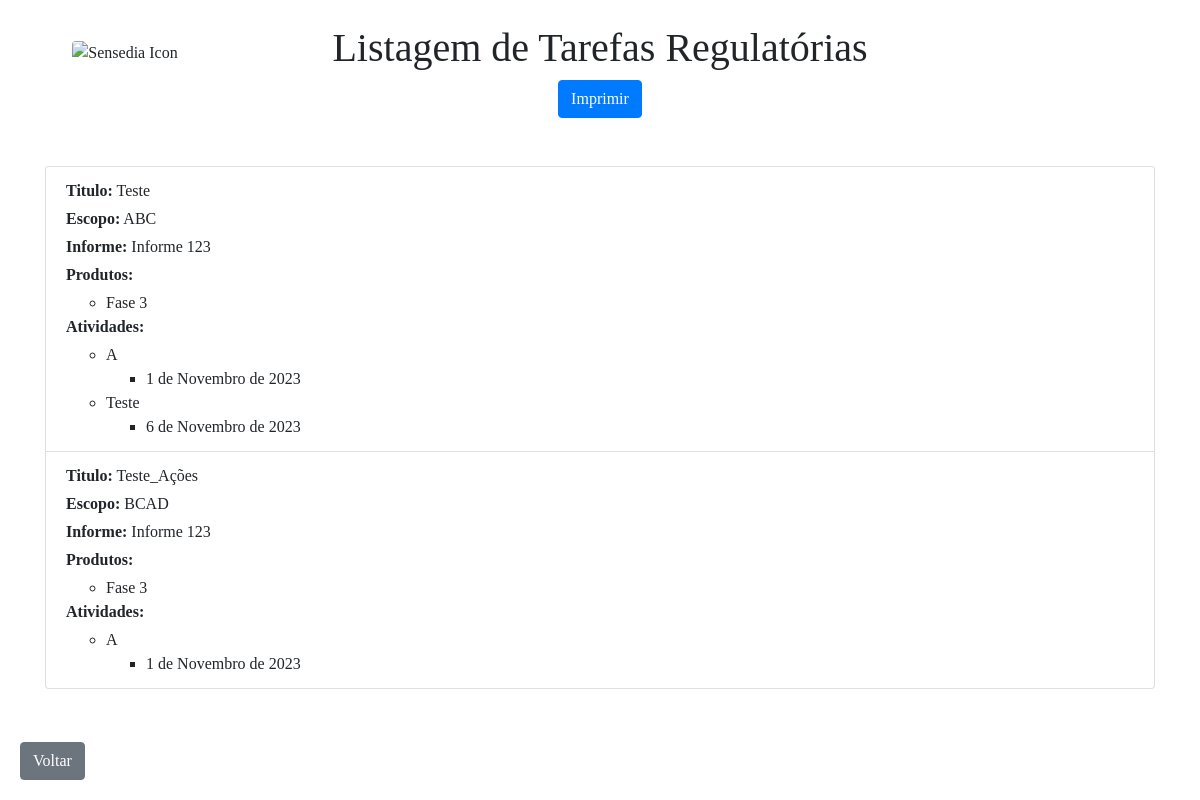
The page /tarefas/ on the database as committed earlier.
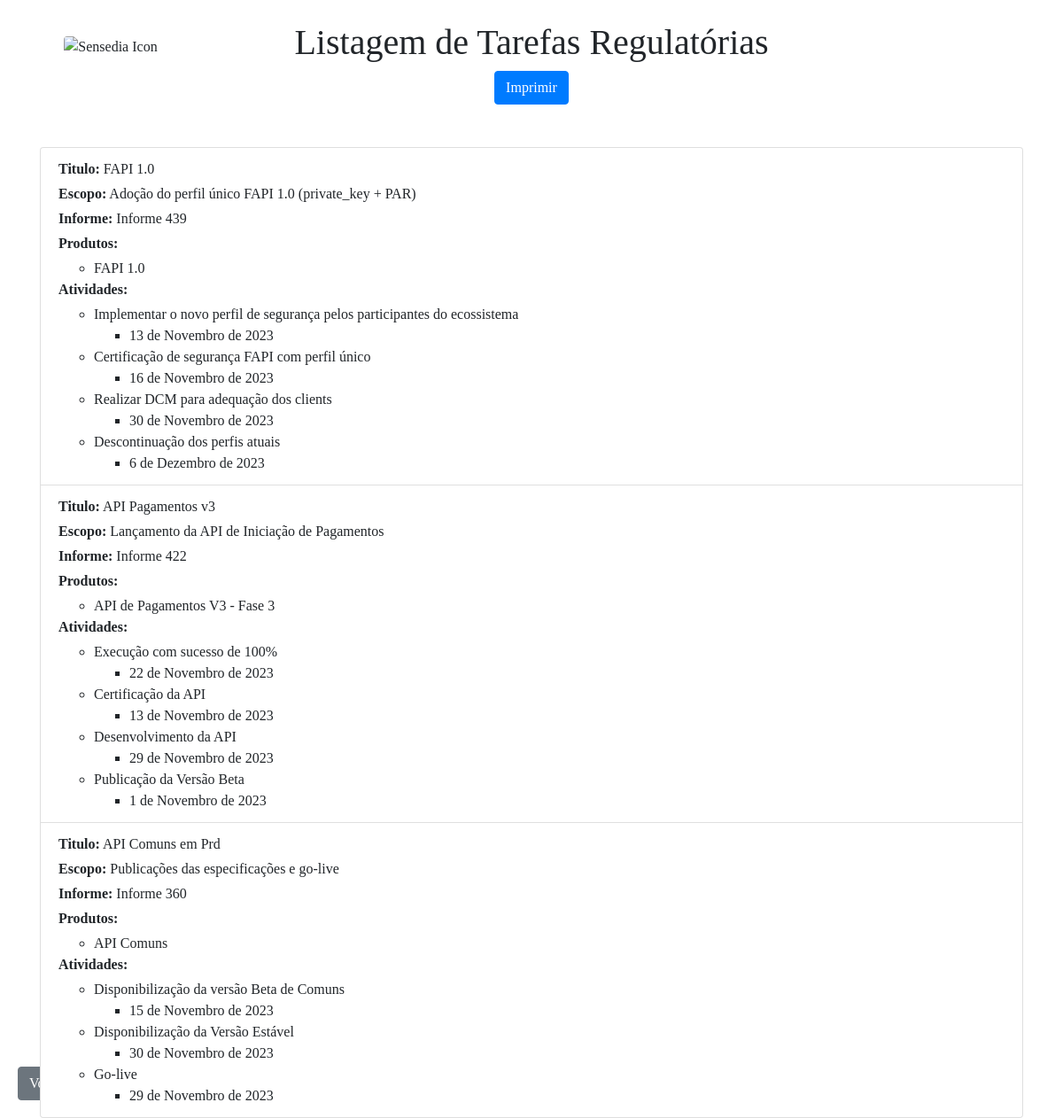
The same page on the database as committed later.
### app_datas_regulatorias/models.py (models this page shows, shortened)
class TarefaRegulatoria(models.Model):
    titulo = models.CharField(max_length=25, null=False, blank=False, default=" ")
    escopo = models.CharField(max_length=500, null=False, blank=False, default=" ")
    atividade = models.ManyToManyField(Atividade)
    produto = models.ManyToManyField(Produto)
    informe = models.ForeignKey(Informe, on_delete=models.PROTECT)
    class Meta:
        verbose_name = "Tarefa Regulatoria"
        verbose_name_plural = "Tarefa Regulatorias"

class Informe(models.Model):
    numero = models.CharField(max_length=100, null=False, blank=False)
    link = models.CharField(max_length=200, null=False, blank=False)
    class Meta:
        verbose_name = "Informe"
        verbose_name_plural = "Informes"
    def __str__(self):
        nome = f"Informe {self.numero}"
        return nome

class Produto(models.Model):
    TIPO_CHOICES = (
        ("API", "API"),
        ("Cert", "Certificados"),
        ("Other", "Outro")
    )
    nome = models.CharField(max_length=100, null=False, blank=False)
    tipo = models.CharField(max_length=15, choices=TIPO_CHOICES, blank=False, null=False)
    class Meta:
        verbose_name = "Produto"
        verbose_name_plural = "Produtos"

class Atividade(models.Model):
    descricao = models.CharField(max_length=100, null=False, blank=False)
    data_entrega = models.DateField()
    progresso_atual = models.DecimalField(max_digits=5, decimal_places=2, default=0.00)
    progresso_necessario = models.DecimalField(max_digits=5, decimal_places=2, default=100.00)
    class Meta:
        verbose_name = "Atividade"
        verbose_name_plural = "Atividades"

### app_datas_regulatorias/views.py (the view)
# urls.py: path('tarefas/', views.tarefas_list, name='tarefas_list'),
def tarefas_list(request):
    tarefas = TarefaRegulatoria.objects.all()
    return render(request, 'tarefas_list.html', {'tarefas': tarefas})

### app_datas_regulatorias/templates/tarefas_list.html (shortened to what this page needs)
<!DOCTYPE html>
<html>
<head>
    <link rel="stylesheet" href="https://cdn.jsdelivr.net/npm/bootstrap@4.4.1/dist/css/bootstrap.min.css">
</head>
    <body>
    <header class="text-black text-center py-4">
        <div class="container">
            <div class="row align-items-center">
                <div class="col-2">
                    <img src="https://theme.zdassets.com/theme_assets/529901/b5e37ac6660d0e2d04883eddc3ba28211eb49335.png" alt="Sensedia Icon" class="rounded" style="width: 100px; height: auto;">
                </div>
                <div class="col-8">
                    <h1 class="display-6" >Listagem de Tarefas Regulatórias</h1>
                </div>
            </div>
            <button id="printButton" class="btn btn-primary"> Imprimir </button>
        </div>
    </header>
    <a href="/" class="btn btn-secondary back-button">Voltar</a>
    <div class="container mt-4">
        <ul class="list-group">
            {% for tarefa in tarefas %}
                <li class="list-group-item">
                    <p class="mb-1"><strong>Titulo:</strong> {{ tarefa.titulo }}</p>
                    <p class="mb-1"><strong>Escopo:</strong> {{ tarefa.escopo }}</p>
                    <p class="mb-1"><strong>Informe:</strong> {{ tarefa.informe }}</p>
                    <p class="mb-1"><strong>Produtos:</strong></p>
                    <ul>
                        {% for produto in tarefa.produto.all %}
                            <li>{{ produto.nome }}</li>
                        {% endfor %}
                    </ul>
                    <p class="mb-1"><strong>Atividades:</strong></p>
                    <ul>
                        {% for atividade in tarefa.atividade.all %}
                            <li>{{ atividade.descricao }}</li>
                            <ul class="square">
                                <li>{{ atividade.data_entrega }}</li>
                            </ul>
                        {% endfor %}
                    </ul>
                </li>
            {% endfor %}
        </ul>
    </div>
</body>
</html>

Rows that differ between the two databases and show on the page:
removed TarefaRegulatoria: titulo "Teste", escopo "ABC", informe "Informe 123", Produto (nome "Fase 3"), Atividade (descricao "A", data_entrega "1 de Novembro de 2023")
removed Atividade: descricao "Teste", data_entrega "6 de Novembro de 2023", shown under TarefaRegulatoria "Teste"
removed TarefaRegulatoria: titulo "Teste_Ações", escopo "BCAD", informe "Informe 123", Produto (nome "Fase 3"), Atividade (descricao "A", data_entrega "1 de Novembro de 2023")
added TarefaRegulatoria: titulo "FAPI 1.0", escopo "Adoção do perfil único FAPI 1.0 (private_key + PAR)", informe "Informe 439"
added Produto: nome "FAPI 1.0", shown under TarefaRegulatoria "FAPI 1.0"
added Atividade: descricao "Implementar o novo perfil de segurança pelos participantes do ecossistema", data_entrega "13 de Novembro de 2023", shown under TarefaRegulatoria "FAPI 1.0"
added Atividade: descricao "Certificação de segurança FAPI com perfil único", data_entrega "16 de Novembro de 2023", shown under TarefaRegulatoria "FAPI 1.0"
added Atividade: descricao "Realizar DCM para adequação dos clients", data_entrega "30 de Novembro de 2023", shown under TarefaRegulatoria "FAPI 1.0"
added Atividade: descricao "Descontinuação dos perfis atuais", data_entrega "6 de Dezembro de 2023", shown under TarefaRegulatoria "FAPI 1.0"
added TarefaRegulatoria: titulo "API Pagamentos v3", escopo "Lançamento da API de Iniciação de Pagamentos", informe "Informe 422", Produto (nome "API de Pagamentos V3 - Fase 3"), Atividade (descricao "Execução com sucesso de 100%", data_entrega "22 de Novembro de 2023")
added Atividade: descricao "Certificação da API", data_entrega "13 de Novembro de 2023", shown under TarefaRegulatoria "API Pagamentos v3"
added Atividade: descricao "Desenvolvimento da API", data_entrega "29 de Novembro de 2023", shown under TarefaRegulatoria "API Pagamentos v3"
added Atividade: descricao "Publicação da Versão Beta", data_entrega "1 de Novembro de 2023", shown under TarefaRegulatoria "API Pagamentos v3"
added TarefaRegulatoria: titulo "API Comuns em Prd", escopo "Publicações das especificações e go-live", informe "Informe 360"
added Produto: nome "API Comuns", shown under "API Comuns em Prd"
added Atividade: descricao "Disponibilização da versão Beta de Comuns", data_entrega "15 de Novembro de 2023", shown under "API Comuns em Prd"
added Atividade: descricao "Disponibilização da Versão Estável", data_entrega "30 de Novembro de 2023", shown under "API Comuns em Prd"
added Atividade: descricao "Go-live", data_entrega "29 de Novembro de 2023", shown under "API Comuns em Prd"
